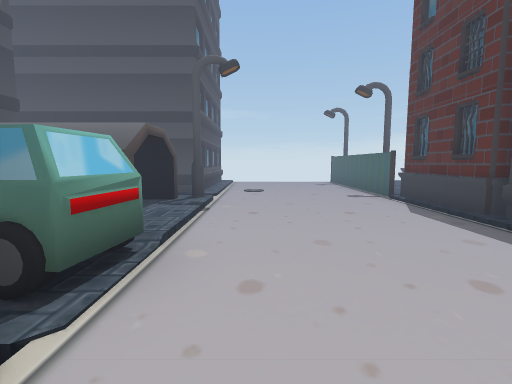
view 1 (above)

20 first-person views from a walk through a Unity game level. The camera is 1.5 m above the floor, tilts 6° down and sees 85° across. The floor is counted in squares, 2 m on a side. Each view is taken from the middle of a square. On the plan, view 1 faces up. The plan holds only what a view shows up to about 10 squares ahead; the rest is blank. The place goes on beyond the plan. Some animated figures are not drawn. Some surface patterns are stand-ins.

view 2
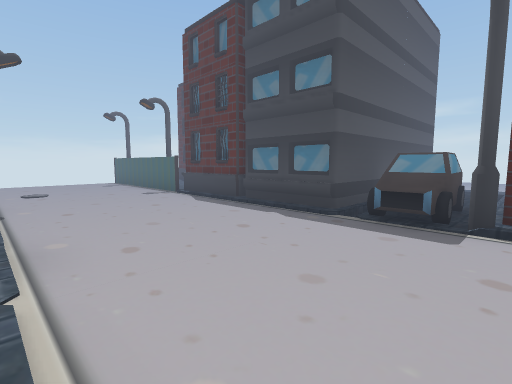

view 3
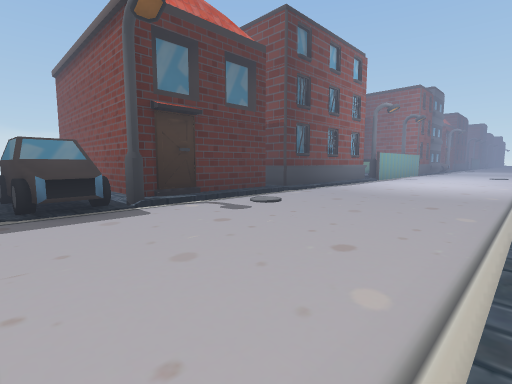

view 4
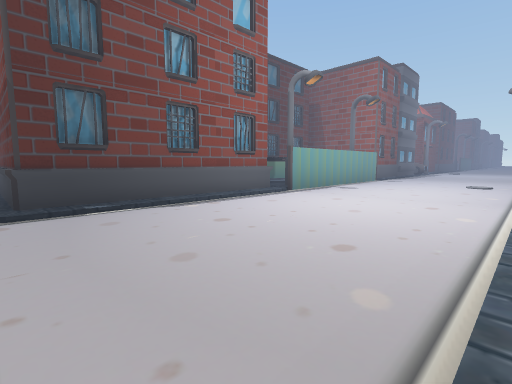

view 5
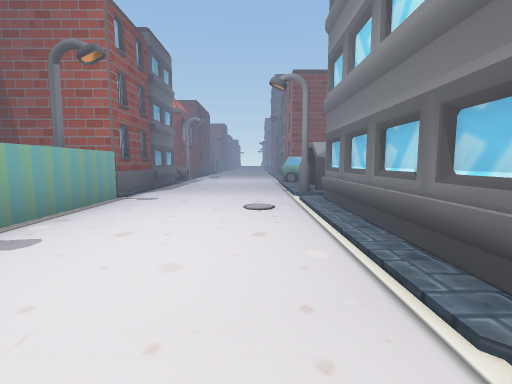

view 6
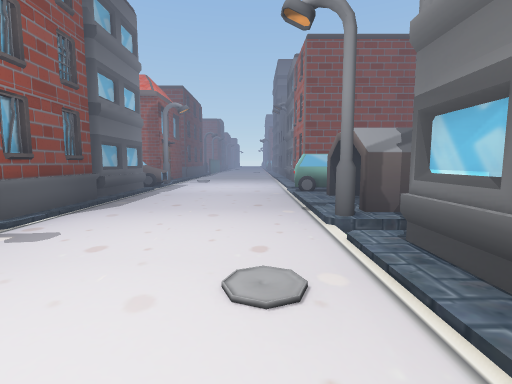

view 7
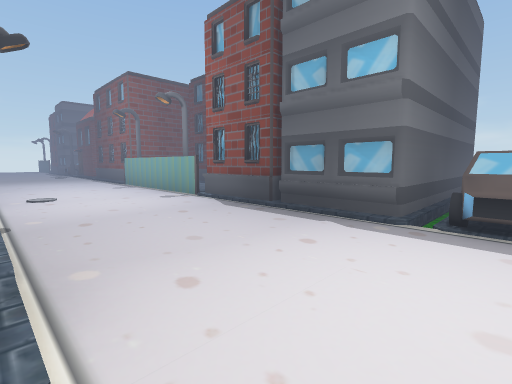

view 8
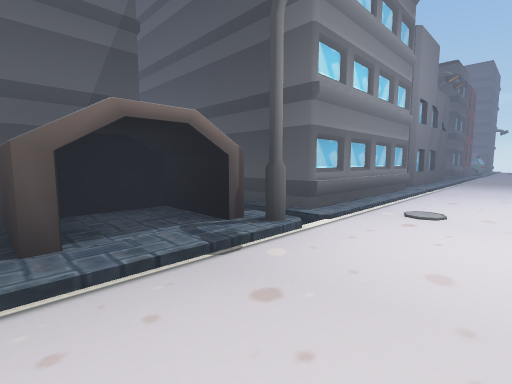

view 9
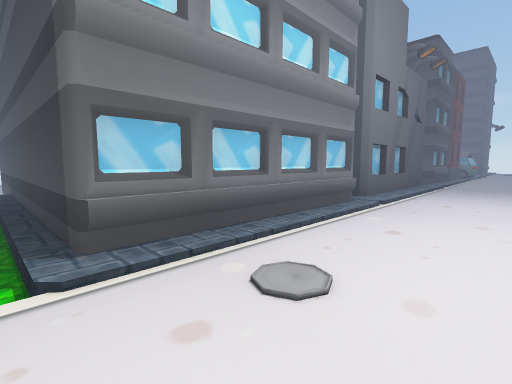

view 10
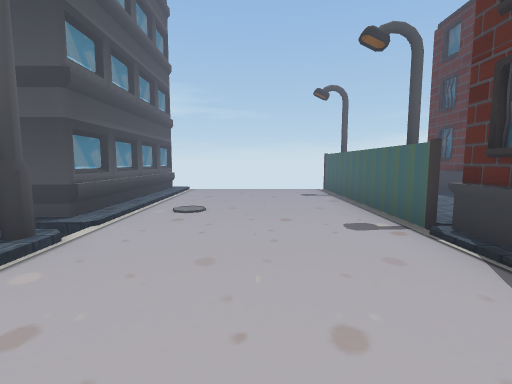

view 11
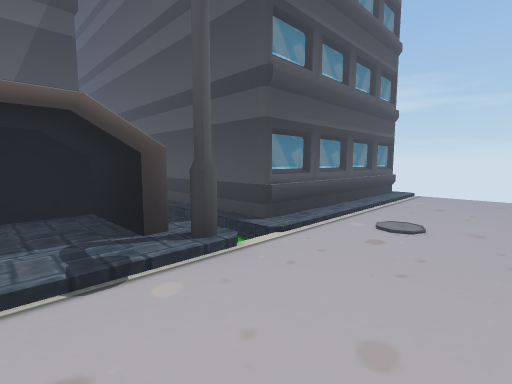

view 12
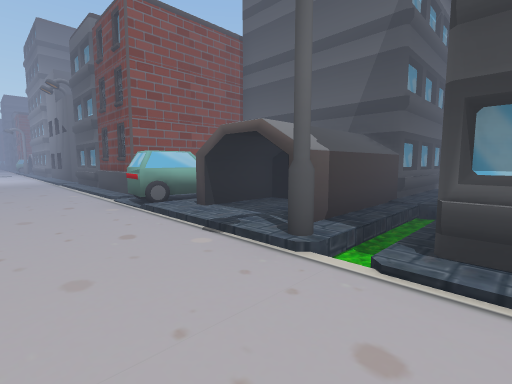

view 13
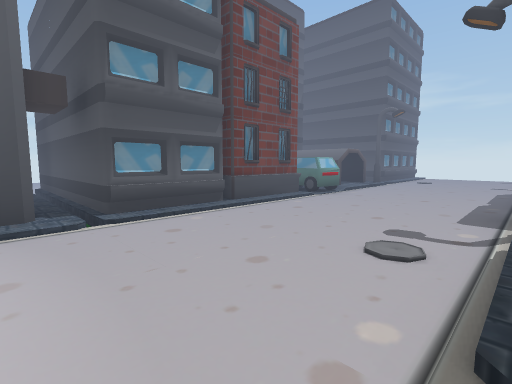

view 14
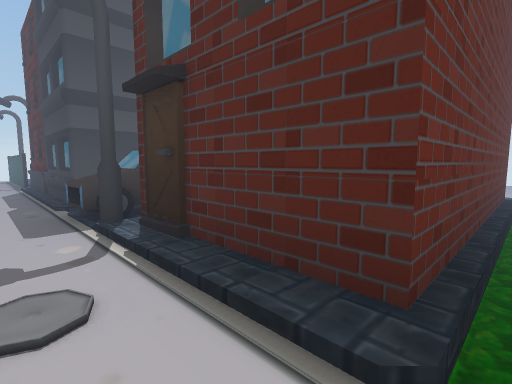

view 15
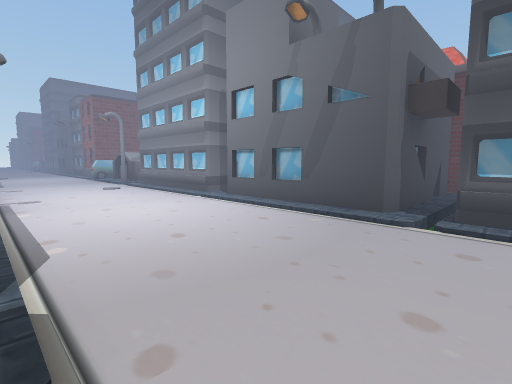

view 16
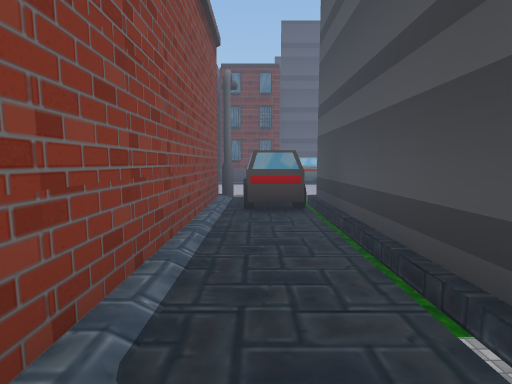

view 17
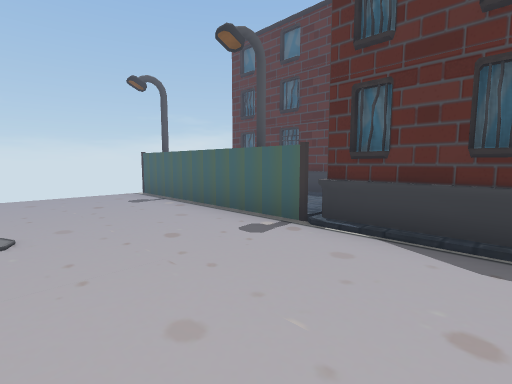

view 18
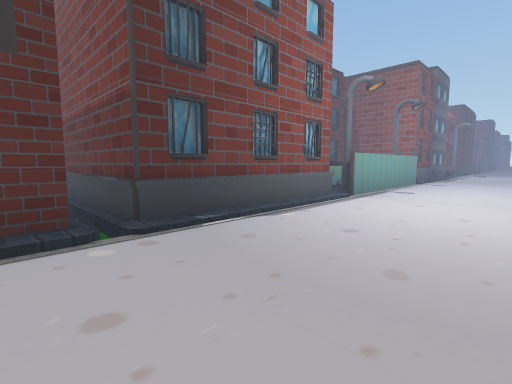

view 19
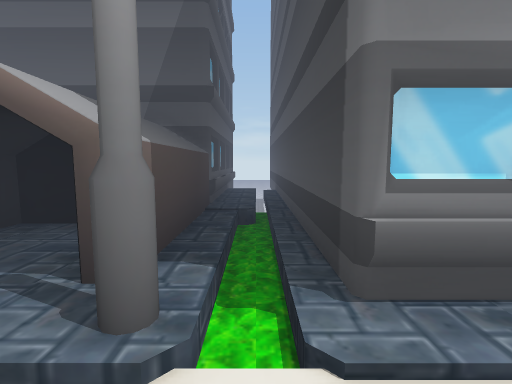

view 20
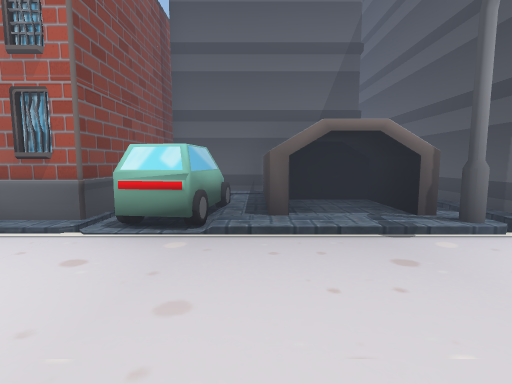

### Floor plan
Key: @ floor where view 1 was taken; # wall or solid block; x gap in a wall; . main floor; : floor 0.25 m higher than the main floor; - floor 0.25 m lower than the main floor; / step, stairs or slope; ^ raised ledge; v drop or lower ground.
Columns run from 5 left of view 1 to 9 right of it. Each row starts with its distance up from view 1.
 11    #vvvvv
 10    #/...# x#
  9    #/...# :#
  8    #/...#::#
  7  ###/...#::#
  6  ////...#
  5 ####/...#
  4   #:/...#
  3   ##/...#
  2    ##...######
  1    #/.../-///#
  0    #/@..^#.....
 -1    #/.../#####
 -2    #/.../####
 -3 ####/.../#####
 -4 #////.../----##
 -5 ####/.../#####
 -6    #/.../#
 -7    #/.../#
 -8    #/...##
 -9    #/...##
-10    #/...#
-11    #/...#
-12    #/...#
-13 ####/...#
-14 #////...#
-15 ####/...#
-16  ##:/...#
-17   ##/...#
-18    ##...######
-19    #/.../-///#
-20    #/...^#

Where each view was taken, in squares from view 1:
view 1: 0 up, 0 right, facing up
view 2: 1 down, 1 left, facing up-right
view 3: 1 up, 1 left, facing down-right
view 4: 4 down, 1 left, facing down-right
view 5: 8 down, 0 right, facing down
view 6: 11 down, 0 right, facing down
view 7: 20 down, 1 left, facing up-right
view 8: 17 down, 1 right, facing up-left
view 9: 14 down, 1 right, facing up-left
view 10: 3 up, 1 right, facing up
view 11: 4 up, 1 right, facing up-left
view 12: 7 up, 1 right, facing down-left
view 13: 5 down, 3 right, facing up-left
view 14: 4 down, 2 right, facing up-right
view 15: 3 down, 3 right, facing down-left
view 16: 0 up, 9 right, facing left
view 17: 4 up, 0 right, facing up-right
view 18: 3 down, 0 right, facing down-right
view 19: 14 down, 0 right, facing left
view 20: 17 down, 2 right, facing left
